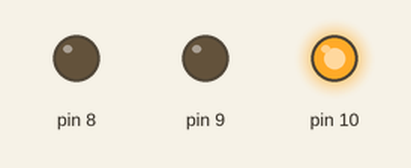
This sketch was run on a simulated Arduino Uno, built with avr-gcc and run on an emulated ATmega328P. Parts: output pins drawn as LEDs (lit = HIGH).

Above: at 5.0 s.
At 11.0 s:
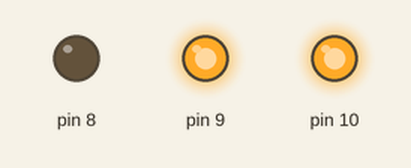
At 17.0 s:
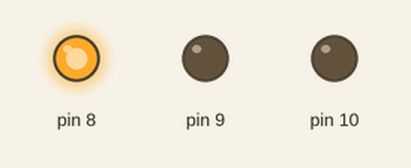
At 23.0 s:
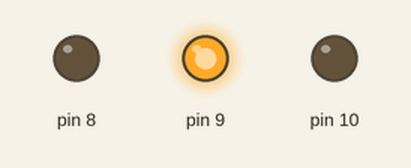
Timing chart, 0 to 31.2 s (numbered marks = the images above):
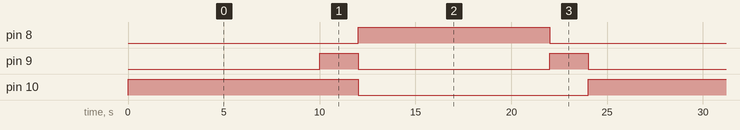

Measured:
- by itself, pin 8: alternates HIGH for 10.0 s and LOW for 14.0 s
- by itself, pin 9: alternates HIGH for 2.0 s and LOW for 10.0 s
- by itself, pin 10: alternates HIGH for 12.0 s and LOW for 12.0 s

The sketch:

Typical_Traffic_Light.ino
```cpp
int ledDelay = 10000;
void setup() {
  // put your setup code here, to run once:
pinMode(8, OUTPUT);
pinMode(9, OUTPUT);
pinMode(10, OUTPUT);
}

void loop() {
  // put your main code here, to run repeatedly:
  //Red LED is ON
digitalWrite(10, HIGH);
delay(ledDelay);
//digitalWrite(8, LOW);

//Now Yellow LED is ON
digitalWrite(9, HIGH);
delay(2000);
//digitalWrite(9, LOW);

//Now Green LED is ON
digitalWrite(8, HIGH);

//Red and Yellow LED are going OFF
digitalWrite(10, LOW);
digitalWrite(9, LOW);
delay(ledDelay);

//Yelllow LED is ON
digitalWrite(9, HIGH);
digitalWrite(8, LOW);
delay(2000);
digitalWrite(9, LOW);
}
```
